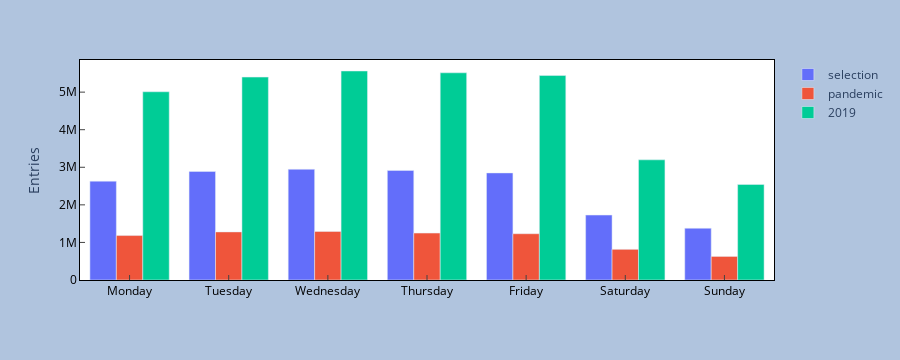

Write notebook code for a chart like this one.
### Code cell
fig2 = px.bar(df_entries_by_dow,
              x="dow", y="entries", color='when', barmode="group", height=360)
fig2.update_layout(
    paper_bgcolor="LightSteelBlue",
    showlegend=True,
    plot_bgcolor="white",
    xaxis_title="Date",
    yaxis_title="Entries",
    legend_title=None,
    xaxis={
        'tickmode': 'linear',
        'tick0': 0,
        'dtick': 1,
        'title': None,
        'ticks': 'inside',
        'showgrid': True,            # thin lines in the background
        'zeroline': False,           # thick line at x=0
        'visible': True,             # numbers below
        'showline': True,            # Show X-Axis
        'linecolor': 'black',        # Color of X-axis
        'tickfont_color': 'black',   # Color of ticks
        'showticklabels': True,      # Show X labels
        'mirror': True,              # draw right axis
    },
    yaxis={
        'ticks': 'inside',
        'showgrid': True,            # thin lines in the background
        'zeroline': False,           # thick line at x=0
        'visible': True,             # numbers below
        'showline': True,            # Show X-Axis
        'linecolor': 'black',        # Color of X-axis
        'tickfont_color': 'black',   # Color of ticks
        'showticklabels': True,      # Show X labels
        'side': 'left',
        'mirror': True,
    },
 )

### Figure 1 — Plotly figure (JSON) as saved in the notebook; plotly's stock layout.template omitted (floating-point values rounded to 4 significant figures)
{"data": [{"alignmentgroup": "True", "hovertemplate": "when=selection<br>dow=%{x}<br>entries=%{y}<extra></extra>", "legendgroup": "selection", "marker": {"color": "#636efa", "pattern": {"shape": ""}}, "name": "selection", "offsetgroup": "selection", "orientation": "v", "showlegend": true, "textposition": "auto", "type": "bar", "x": ["Monday", "Tuesday", "Wednesday", "Thursday", "Friday", "Saturday", "Sunday"], "xaxis": "x", "y": [2630426, 2888182, 2946000, 2915979, 2849426, 1728137, 1377130], "yaxis": "y"}, {"alignmentgroup": "True", "hovertemplate": "when=pandemic<br>dow=%{x}<br>entries=%{y}<extra></extra>", "legendgroup": "pandemic", "marker": {"color": "#EF553B", "pattern": {"shape": ""}}, "name": "pandemic", "offsetgroup": "pandemic", "orientation": "v", "showlegend": true, "textposition": "auto", "type": "bar", "x": ["Monday", "Tuesday", "Wednesday", "Thursday", "Friday", "Saturday", "Sunday"], "xaxis": "x", "y": [1182892, 1279562, 1291611, 1248762, 1231698, 816391, 626980], "yaxis": "y"}, {"alignmentgroup": "True", "hovertemplate": "when=2019<br>dow=%{x}<br>entries=%{y}<extra></extra>", "legendgroup": "2019", "marker": {"color": "#00cc96", "pattern": {"shape": ""}}, "name": "2019", "offsetgroup": "2019", "orientation": "v", "showlegend": true, "textposition": "auto", "type": "bar", "x": ["Monday", "Tuesday", "Wednesday", "Thursday", "Friday", "Saturday", "Sunday"], "xaxis": "x", "y": [5009493, 5400089, 5562314, 5514089, 5441720, 3197802, 2541992], "yaxis": "y"}], "layout": {"barmode": "group", "height": 360, "legend": {"title": {}, "tracegroupgap": 0}, "margin": {"t": 60}, "paper_bgcolor": "LightSteelBlue", "plot_bgcolor": "white", "showlegend": true, "xaxis": {"anchor": "y", "domain": [0, 1], "dtick": 1, "linecolor": "black", "mirror": true, "showgrid": true, "showline": true, "showticklabels": true, "tick0": 0, "tickfont": {"color": "black"}, "tickmode": "linear", "ticks": "inside", "title": {}, "visible": true, "zeroline": false}, "yaxis": {"anchor": "x", "domain": [0, 1], "linecolor": "black", "mirror": true, "showgrid": true, "showline": true, "showticklabels": true, "side": "left", "tickfont": {"color": "black"}, "ticks": "inside", "title": {"text": "Entries"}, "visible": true, "zeroline": false}}}
